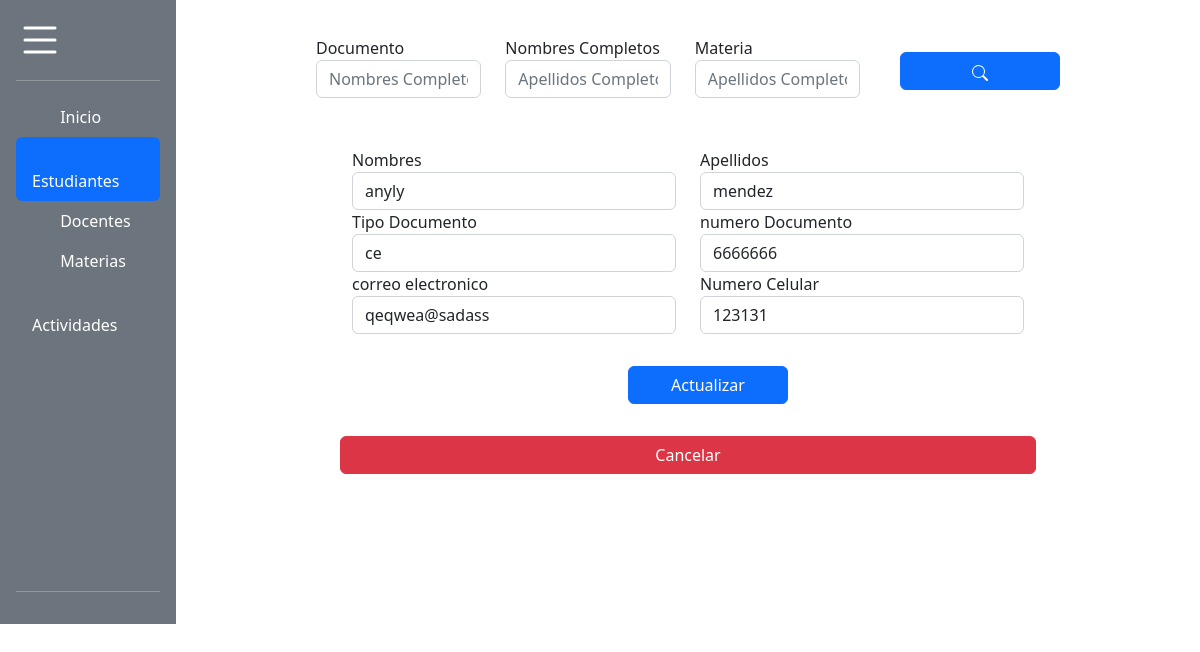
Page /editPersona/4 on the earlier database version.
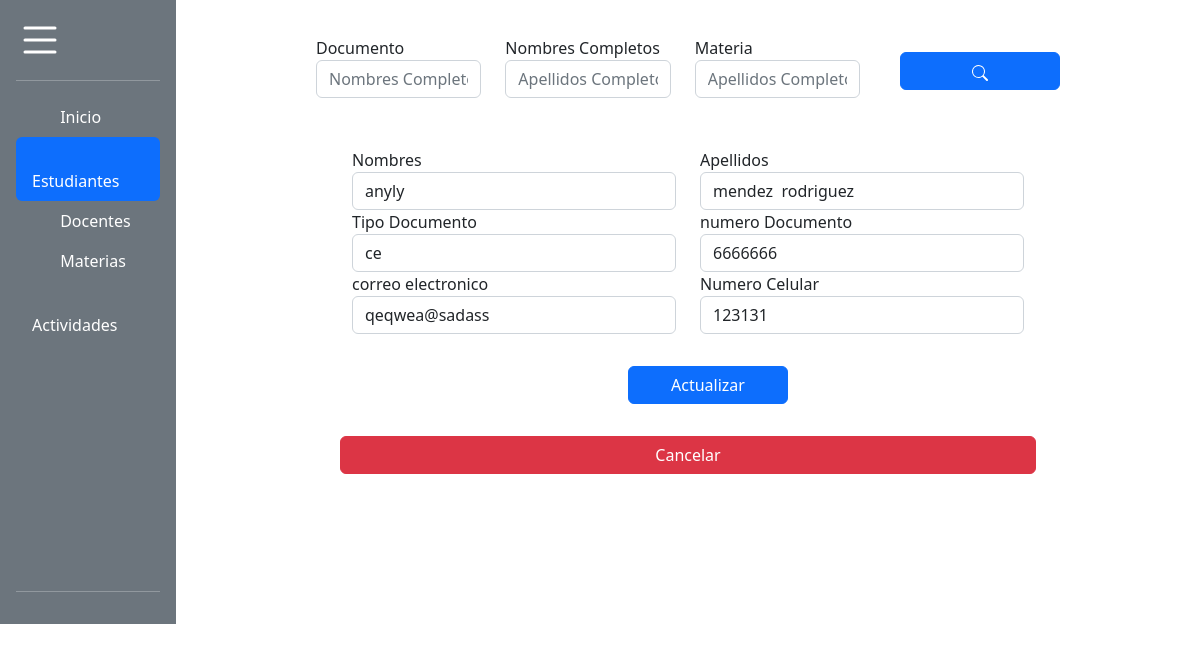
Same page on the later database version.
### tables this page shows
CREATE TABLE persona (idPersona integer PRIMARY KEY AUTOINCREMENT, nombres varchar (50) NOT NULL, apellidos varchar (50) NOT NULL, tipoIdentificacion varchar (10) NOT NULL, identificacion varchar (100) UNIQUE NOT NULL, telefono varchar (20), email varchar (70) NOT NULL, fechaRegistro sysdate NOT NULL, fechaActualizacion date NOT NULL, idRol int, estado STRING (10), FOREIGN KEY (idRol) REFERENCES rol (idRol));

### app.py (the view, shortened to what this page needs)
@app.route('/editPersona/<string:idPersona>',methods=['GET','POST'])
def editPersona(idPersona):
    con=sql.connect('BaseNotas.db')
    con.row_factory=sql.Row
    cur=con.cursor()
    cur.execute('select * from persona where idPersona=?',(idPersona))
    data=cur.fetchone()
    return render_template('PersonaActualizar.html',datas=data)

### templates/PersonaActualizar.html (shortened to what the changed rows need)
{% block body %}
<!DOCTYPE html>
<html>
<head>
    <link href="https://cdn.jsdelivr.net/npm/bootstrap@5.2.1/dist/css/bootstrap.min.css" rel="stylesheet">
    <link href="https://getbootstrap.com/docs/5.2/assets/css/docs.css" rel="stylesheet">
    <link rel="stylesheet" href="{{url_for('static', filename='css/styles.css')}}">
</head>
<body>
      <div class="mact">
        <form class="border-dark" action="{{url_for('editPersona',idPersona=datas.IDPERSONA)}}" method="post" >
          <div class="row">
            <div class="col">
              Nombres
              <input type="text" id='nombresPersona' name='nombresPersona' value="{{datas.NOMBRES}}" class="form-control" placeholder="Nombres Completos">
            </div>
            <div class="col">
              Apellidos
              <input type="text" id='apellidosPersona' name='apellidosPersona' value="{{datas.APELLIDOS}}" class="form-control" placeholder="Apellidos Completos">
          </div>
        </div>
          <div class="row">
          <div class="col">
                Tipo Documento
                <input type="text" id='tipoDocumentoPersona' class='form-control' name='tipoDocumentoPersona'  value="{{datas.TIPOIDENTIFICACION}}">
              </div>
              <div class="col">
                numero Documento
                <input type="text"  id='tipoDocumentoPersona' readonly  value="{{datas.IDENTIFICACION}}" class="form-control" name='documentoPersona' placeholder="numero de documento">
            </div>
          </div>
          <div class="row">
            <div class="col">
              correo electronico
              <input type="text"  id='correoPersona' value="{{datas.EMAIL}}" class="form-control" name='correoPersona' placeholder="correo">
            </div>
            <div class="col">
              Numero Celular
              <input type="text" id='telefonoPersona' name='telefonoPersona'  value="{{datas.TELEFONO}}" class="form-control" placeholder="Celular">
            </div>
            </div>
        </div>
      {% endblock %}

Differences in the rows shown:
changed persona "anyly": apellidosPersona "mendez" → "mendez rodriguez"
